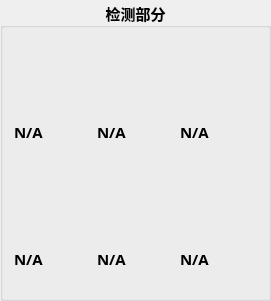
   <widget class="QGroupBox" name="groupBox_3">
    <property name="geometry">
     <rect>
      <x>270</x>
      <y>60</y>
      <width>271</width>
      <height>301</height>
     </rect>
    </property>
    <property name="font">
     <font>
      <family>微软雅黑</family>
      <pointsize>11</pointsize>
      <bold>true</bold>
     </font>
    </property>
    <property name="title">
     <string>检测部分</string>
    </property>
    <property name="alignment">
     <set>Qt::AlignmentFlag::AlignCenter</set>
    </property>
    <layout class="QVBoxLayout" name="verticalLayout_7">
     <item>
      <layout class="QVBoxLayout" name="verticalLayout_6">
       <item>
        <layout class="QVBoxLayout" name="verticalLayout_3">
         <item>
          <layout class="QHBoxLayout" name="horizontalLayout_3">
           <item>
            <widget class="QLabel" name="labelTEMP">
             <property name="styleSheet">
              <string notr="true">border-image: url(:/img/temp.png);</string>
             </property>
             <property name="text">
              <string/>
             </property>
            </widget>
           </item>
           <item>
            <widget class="QLabel" name="label_11WATER">
             <property name="styleSheet">
              <string notr="true">border-image: url(:/img/humi.png);</string>
             </property>
             <property name="text">
              <string/>
             </property>
            </widget>
           </item>
           <item>
            <widget class="QLabel" name="label_12LIght">
             <property name="styleSheet">
              <string notr="true">border-image: url(:/img/light.png);</string>
             </property>
             <property name="text">
              <string/>
             </property>
            </widget>
           </item>
          </layout>
         </item>
         <item>
          <layout class="QHBoxLayout" name="horizontalLayout_2">
           <item>
            <widget class="QLabel" name="labelTemp">
             <property name="enabled">
              <bool>true</bool>
             </property>
             <property name="text">
              <string>N/A</string>
             </property>
            </widget>
           </item>
           <item>
            <widget class="QLabel" name="labelHumia">
             <property name="text">
              <string>N/A</string>
             </property>
            </widget>
           </item>
           <item>
            <widget class="QLabel" name="labelLight">
             <property name="text">
              <string>N/A</string>
             </property>
            </widget>
           </item>
          </layout>
         </item>
        </layout>
       </item>
       <item>
        <layout class="QVBoxLayout" name="verticalLayout_5">
         <item>
          <layout class="QHBoxLayout" name="horizontalLayout_6">
           <item>
            <widget class="QLabel" name="labelWater1">
             <property name="styleSheet">
              <string notr="true">
border-image: url(:/img/humi_soil.png);</string>
             </property>
             <property name="text">
              <string/>
             </property>
            </widget>
           </item>
           <item>
            <widget class="QLabel" name="label_20YA">
             <property name="styleSheet">
              <string notr="true">
border-image: url(:/img/mq2.png);</string>
             </property>
             <property name="text">
              <string/>
             </property>
            </widget>
           </item>
           <item>
            <widget class="QLabel" name="label_21Water2">
             <property name="styleSheet">
              <string notr="true">border-image: url(:/img/rain.png);</string>
             </property>
             <property name="text">
              <string/>
             </property>
            </widget>
           </item>
          </layout>
         </item>
         <item>
          <layout class="QHBoxLayout" name="horizontalLayout_7">
           <item>
            <widget class="QLabel" name="labelSoil">
             <property name="text">
              <string>N/A</string>
             </property>
            </widget>
           </item>
           <item>
            <widget class="QLabel" name="labelMq2">
             <property name="text">
              <string>N/A</string>
             </property>
            </widget>
           </item>
           <item>
            <widget class="QLabel" name="labelRain">
             <property name="text">
              <string>N/A</string>
             </property>
            </widget>
           </item>
          </layout>
         </item>
        </layout>
       </item>
      </layout>
     </item>
    </layout>
   </widget>
